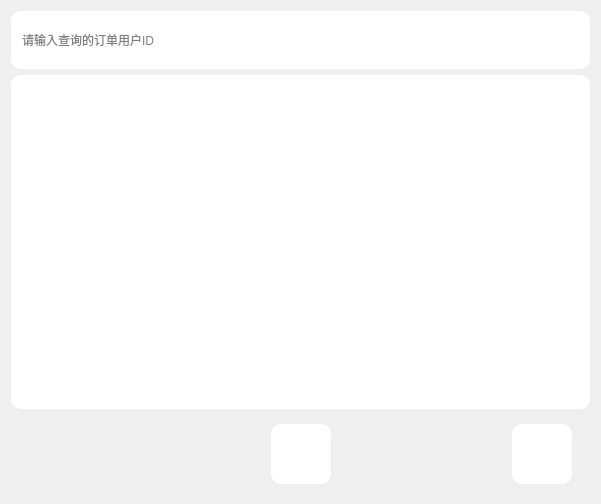
<?xml version="1.0" encoding="UTF-8"?>
<ui version="4.0">
 <class>OrderHandlePage</class>
 <widget class="QWidget" name="OrderHandlePage">
  <property name="geometry">
   <rect>
    <x>0</x>
    <y>0</y>
    <width>601</width>
    <height>504</height>
   </rect>
  </property>
  <property name="windowTitle">
   <string>Form</string>
  </property>
  <layout class="QVBoxLayout" name="verticalLayout_2">
   <item>
    <widget class="QWidget" name="widget_3" native="true">
     <property name="styleSheet">
      <string notr="true">border-radius: 10px;background-color: rgb(255, 255, 255);</string>
     </property>
     <layout class="QHBoxLayout" name="horizontalLayout_2">
      <item>
       <widget class="QLineEdit" name="lineEdit">
        <property name="minimumSize">
         <size>
          <width>300</width>
          <height>30</height>
         </size>
        </property>
        <property name="styleSheet">
         <string notr="true">border-radius: 10px;background-color: rgb(255, 255, 255);</string>
        </property>
        <property name="placeholderText">
         <string>请输入查询的订单用户ID</string>
        </property>
       </widget>
      </item>
      <item>
       <widget class="QPushButton" name="btn_search">
        <property name="minimumSize">
         <size>
          <width>40</width>
          <height>40</height>
         </size>
        </property>
        <property name="styleSheet">
         <string notr="true">border-radius: 10px;background-color: rgb(255, 255, 255);</string>
        </property>
        <property name="text">
         <string/>
        </property>
        <property name="icon">
         <iconset resource="src.qrc">
          <normaloff>:/images/R-C.png</normaloff>:/images/R-C.png</iconset>
        </property>
        <property name="iconSize">
         <size>
          <width>30</width>
          <height>30</height>
         </size>
        </property>
       </widget>
      </item>
      <item>
       <spacer name="horizontalSpacer_3">
        <property name="orientation">
         <enum>Qt::Horizontal</enum>
        </property>
        <property name="sizeHint" stdset="0">
         <size>
          <width>40</width>
          <height>20</height>
         </size>
        </property>
       </spacer>
      </item>
     </layout>
    </widget>
   </item>
   <item>
    <widget class="QTableView" name="tableView">
     <property name="styleSheet">
      <string notr="true">border-radius: 10px;background-color: rgb(255, 255, 255);</string>
     </property>
     <property name="sortingEnabled">
      <bool>true</bool>
     </property>
    </widget>
   </item>
   <item>
    <widget class="QWidget" name="widget_2" native="true">
     <layout class="QHBoxLayout" name="horizontalLayout_3">
      <item>
       <widget class="QWidget" name="widget" native="true">
        <layout class="QHBoxLayout" name="horizontalLayout">
         <property name="topMargin">
          <number>0</number>
         </property>
         <property name="bottomMargin">
          <number>0</number>
         </property>
         <item>
          <spacer name="horizontalSpacer">
           <property name="orientation">
            <enum>Qt::Horizontal</enum>
           </property>
           <property name="sizeHint" stdset="0">
            <size>
             <width>40</width>
             <height>20</height>
            </size>
           </property>
          </spacer>
         </item>
         <item>
          <widget class="QPushButton" name="btn_submit">
           <property name="minimumSize">
            <size>
             <width>60</width>
             <height>60</height>
            </size>
           </property>
           <property name="styleSheet">
            <string notr="true">border-radius: 10px;color: rgb(255, 255, 255);</string>
           </property>
           <property name="text">
            <string/>
           </property>
           <property name="icon">
            <iconset resource="src.qrc">
             <normaloff>:/images/f15.png</normaloff>:/images/f15.png</iconset>
           </property>
           <property name="iconSize">
            <size>
             <width>50</width>
             <height>50</height>
            </size>
           </property>
          </widget>
         </item>
         <item>
          <widget class="QPushButton" name="btn_back">
           <property name="minimumSize">
            <size>
             <width>60</width>
             <height>60</height>
            </size>
           </property>
           <property name="styleSheet">
            <string notr="true">border-radius: 10px;background-color: rgb(255, 255, 255);</string>
           </property>
           <property name="text">
            <string/>
           </property>
           <property name="icon">
            <iconset resource="src.qrc">
             <normaloff>:/images/back.png</normaloff>:/images/back.png</iconset>
           </property>
           <property name="iconSize">
            <size>
             <width>50</width>
             <height>50</height>
            </size>
           </property>
          </widget>
         </item>
         <item>
          <spacer name="horizontalSpacer_2">
           <property name="orientation">
            <enum>Qt::Horizontal</enum>
           </property>
           <property name="sizeHint" stdset="0">
            <size>
             <width>40</width>
             <height>20</height>
            </size>
           </property>
          </spacer>
         </item>
         <item>
          <widget class="QPushButton" name="btn_refresh">
           <property name="sizePolicy">
            <sizepolicy hsizetype="Fixed" vsizetype="Fixed">
             <horstretch>0</horstretch>
             <verstretch>0</verstretch>
            </sizepolicy>
           </property>
           <property name="minimumSize">
            <size>
             <width>60</width>
             <height>60</height>
            </size>
           </property>
           <property name="maximumSize">
            <size>
             <width>80</width>
             <height>16777215</height>
            </size>
           </property>
           <property name="styleSheet">
            <string notr="true">border-radius: 10px;background-color: rgb(255, 255, 255);</string>
           </property>
           <property name="text">
            <string/>
           </property>
           <property name="icon">
            <iconset resource="src.qrc">
             <normaloff>:/images/refresh.png</normaloff>:/images/refresh.png</iconset>
           </property>
           <property name="iconSize">
            <size>
             <width>50</width>
             <height>50</height>
            </size>
           </property>
          </widget>
         </item>
        </layout>
       </widget>
      </item>
     </layout>
    </widget>
   </item>
  </layout>
 </widget>
 <resources>
  <include location="src.qrc"/>
 </resources>
 <connections/>
</ui>
